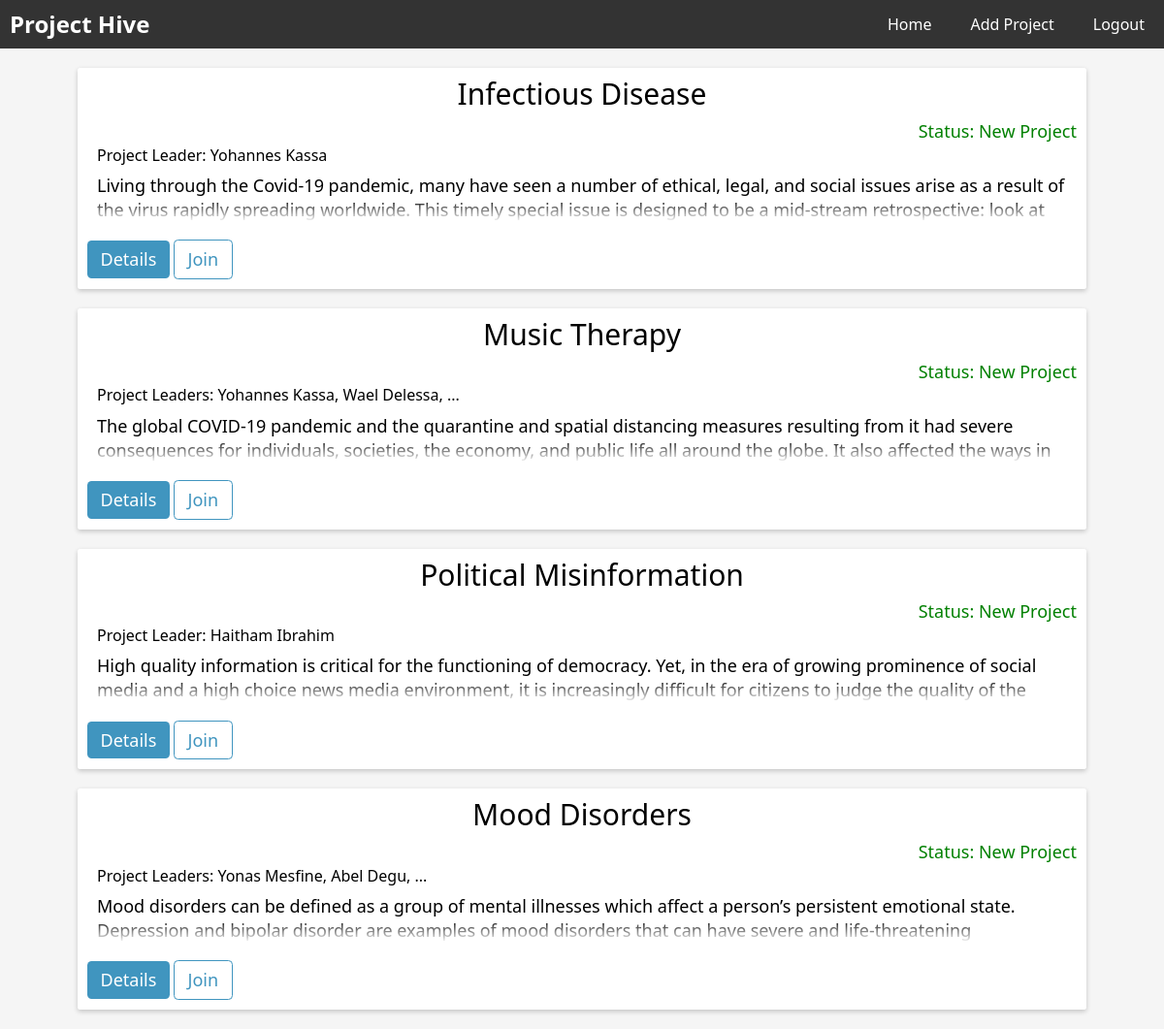
Screenshot of / (signed in) with the database file from the repository.
### website/models.py (models this page shows)
class Project(db.Model):
    id = db.Column(db.Integer, primary_key=True)
    title = db.Column(db.String(500), nullable=False)
    start_date = db.Column(db.DateTime(timezone=True), default=func.now(), nullable=False)
    description = db.Column(db.String(5000), unique=True, nullable=False)
    status = db.Column(db.String(500), default="New Project")
    leaders = db.relationship('User', secondary='leader', backref='projects')

### website/views.py (the view)
@views.route('/', methods=['GET'])
@login_required
def index():
    entries = []
    projects = Project.query.all()
    if projects:
        for project in projects:
            entry = {}
            entry['title'] = project.title
            entry['description'] = project.description
            entry['status'] = project.status
            entry['id'] = project.id
            leader_names = []
            collaborator_entry = Collaborator.query.filter_by(project_id=project.id).first()
            leader_entries = Leader.query.filter_by(project_id=project.id).all()
            if leader_entries:
                for leader_entry in leader_entries:
                    leader_first_name = User.query.filter_by(id=leader_entry.user_id).first().first_name
                    leader_last_name = User.query.filter_by(id=leader_entry.user_id).first().last_name
                    leader_name = leader_first_name + ' ' + leader_last_name
                    leader_names.append(leader_name)
            if collaborator_entry:
                user_id = collaborator_entry.user_id
                user_name = User.query.filter_by(id=user_id).first().name
                entry['user_name'] = user_name
            entry['leader_names'] = leader_names
            entries.append(entry)
    return render_template('index.html', entries=entries, user=current_user)

### website/__init__.py (called while the page is built)
def create_app():
    app = Flask(__name__)
    app.config["TEMPLATES_AUTO_RELOAD"] = True
    app.config['SQLALCHEMY_DATABASE_URI'] = f'sqlite:///{DB_NAME}'
    app.config['SECRET_KEY'] = "dsaljf;ldsakjf;lkdsjf,cmlkjlkwqjfoijlsad;"
    app.config['LOGIN_MESSAGE'] = 'Please log in to continue.'
    db.init_app(app)
    from website.views import views
    from website.auth import auth
    app.register_blueprint(views, url_prefix="/")
    app.register_blueprint(auth, url_prefix="/")
    from website import models
    from website.models import User
    create_database(app)
    login_manager = LoginManager()
    login_manager.login_view = 'auth.login'
    login_manager.login_message = 'Please log in to continue.' # set the custom login message
    login_manager.init_app(app)
    @login_manager.user_loader
    def load_user(id):
        return User.query.get(int(id))
    return app

### website/templates/index.html (shortened to what this page needs)
{% extends "base.html" %}
{% block main %}
{% for entry in entries %}
<div class="card">
    <div class="title-grid">
        <div class="P-Title">{{ entry.title }}</div>
        <div class="status">Status: {{entry.status}}</div>
    </div>
    <div class="P-owner">
        {% if entry.leader_names|length == 1 %}
            Project Leader: {{ entry.leader_names[0] }}
        {% elif entry.leader_names|length > 1 %}
            Project Leaders: {{ entry.leader_names[0] }}, {{ entry.leader_names[1] }}, ...
        {% endif %}
    </div>
    <div class="Description">
        {{ entry.description }}
    </div>
    <div class="card-footer">
        <a href="{{ url_for('views_bp.details', id=entry.id) }}"><button class="homebtn">Details</button></a>
        <button class="homebtn btn-outline">Join</button>
    </div>
</div>
{% endfor %}
{% endblock %}

### website/templates/base.html (shortened to what this page needs)
<!DOCTYPE html>
<html lang="en">
  <head>
    <link
      rel="stylesheet"
      href="{{ url_for('static', filename='css/normalize.css')}}"
    />
    <link
      rel="stylesheet"
      href="{{ url_for('static', filename='css/main.css')}}"
    />
  </head>
  <body>
    <nav>
      <a class="logo" href="#">Project Hive</a>
      <ul>
        {% if user.is_authenticated %}
        <li><a href="/">Home</a></li>
        <li><a href="/add_project">Add Project</a></li>
        <li><a href="/logout">Logout</a></li>
        {% else %}
        <li><a href="/login">Login</a></li>
        <li><a href="/register">Register</a></li>
        {% endif %}
      </ul>
    </nav>
    <main>{% block main %} {% endblock %}</main>
  </body>
</html>

### website/static/css/main.css (style rules this page uses)
*, *::after, *::before { box-sizing: border-box; }
html { font-size: 62.5%; }
body { background-color: #f5f5f5; }
input[type="text"], input[type="email"], input[type="password"], button { outline: none; width: 100%; }
a { text-decoration: none; }
.P-owner { margin-bottom: 1rem; margin-left: 1rem; font-size: 1.6rem; }
.card { background-color: white; padding: 1rem; margin: 2rem 8rem; border: none; border-radius: 0.25rem; box-shadow: 0 2px 5px 0 rgba(0, 0, 0, 0.2); }
.P-Title { font-size: 3rem; margin-bottom: 1rem; text-align: center; }
.status { font-size: 1.8rem; margin-bottom: 0.5rem; text-align: end; color: green; }
.Description { font-size: 1.8rem; max-height: calc(2 * 1em * 1.4); line-height: 1.4; margin-left: 1rem; overflow: hidden; position: relative; margin-bottom: 1.8rem; }
.Description::before { content: ""; position: absolute; height: calc(1em * 1.4); width: 100%; bottom: 0; pointer-events: none; background: linear-gradient(to bottom, transparent, white); }
.card-footer { margin-top: 1rem; }
.homebtn { --color: hsl(200, 50%, 50%); background: var(--color); color: white; border: none; font-size: 1.8rem; padding: 0.5em 0.75em; border-radius: 0.25em; cursor: pointer; width: auto; }
.homebtn.btn-outline { background: none; border: 1px solid var(--color); color: var(--color); }
nav { display: flex; justify-content: space-between; align-items: center; background-color: #333; color: #fff; width: 100%; }
nav a { color: #fff; text-decoration: none; margin: 0 10px; }
nav a.logo { font-weight: bold; font-size: 24px; }
nav ul { list-style: none; display: flex; }
nav li { margin: 0 10px; }

### rows the page displays
Project: title "Infectious Disease", status "New Project", leader_names "Yohannes Kassa", description "Living through the Covid-19 pandemic, many have seen a number of ethical, legal, and social issues arise as a result of the virus rapidly spreading worldwide. This timely special issue is designed to be a mid-stream retrospective: look at…"
Project: title "Music Therapy", status "New Project", leader_names "Yohannes Kassa", leader_names "Wael Delessa", description "The global COVID-19 pandemic and the quarantine and spatial distancing measures resulting from it had severe consequences for individuals, societies, the economy, and public life all around the globe. It also affected the ways in…"
Project: title "Political Misinformation", status "New Project", leader_names "Haitham Ibrahim", description "High quality information is critical for the functioning of democracy. Yet, in the era of growing prominence of social media and a high choice news media environment, it is increasingly difficult for citizens to judge the quality of the…"
Project: title "Mood Disorders", status "New Project", leader_names "Yonas Mesfine", leader_names "Abel Degu", description "Mood disorders can be defined as a group of mental illnesses which affect a person’s persistent emotional state. Depression and bipolar disorder are examples of mood disorders that can have severe and life-threatening…"
